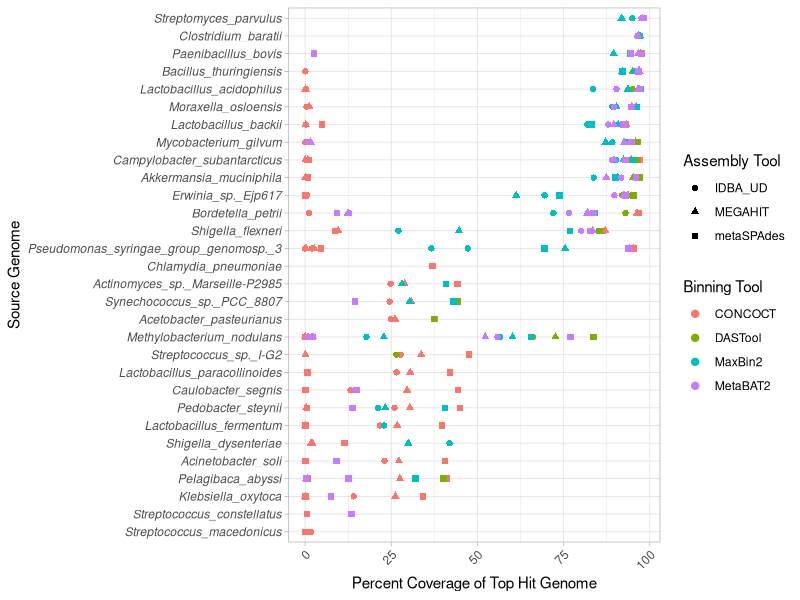
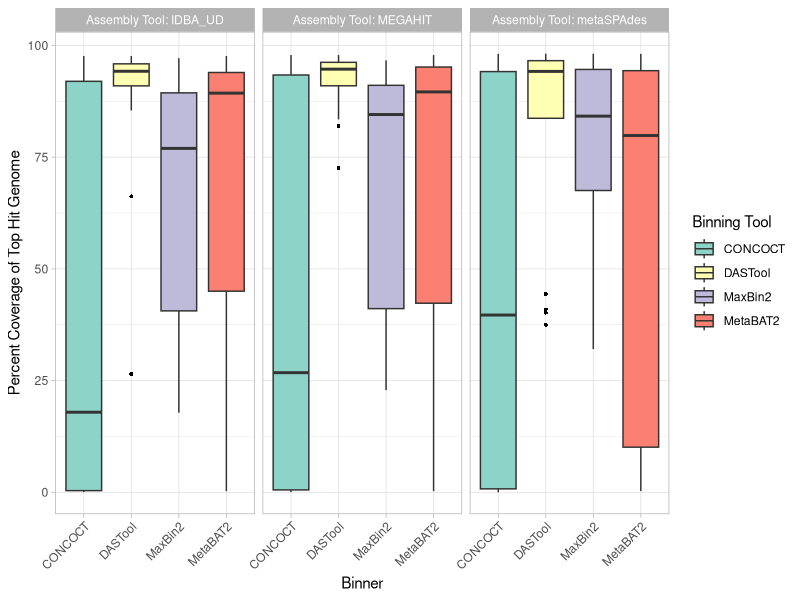
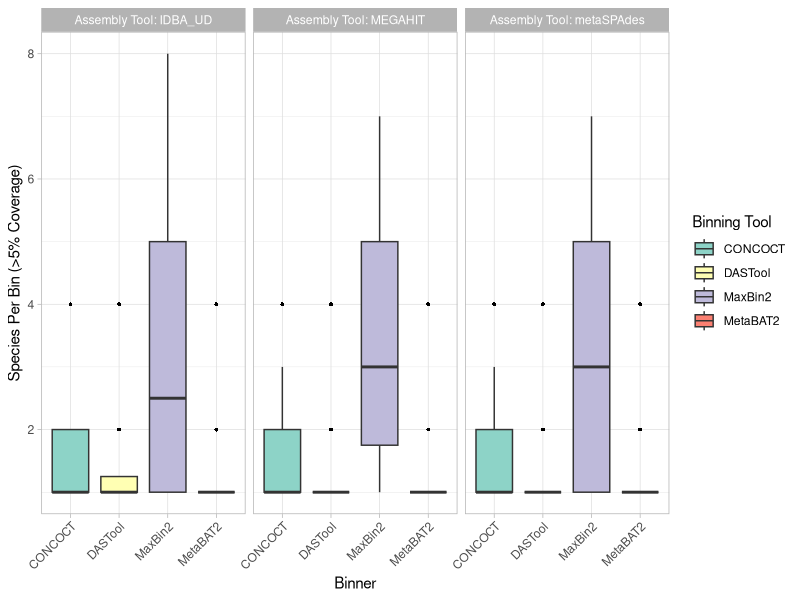
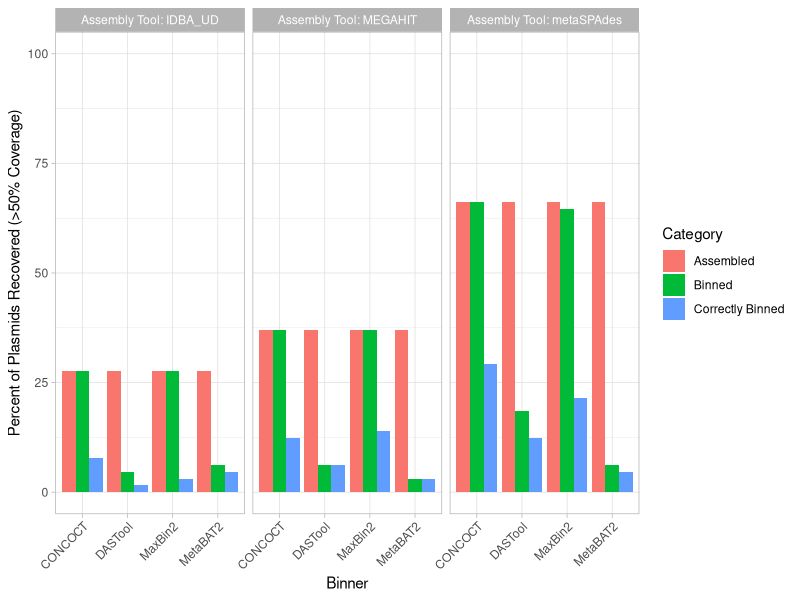
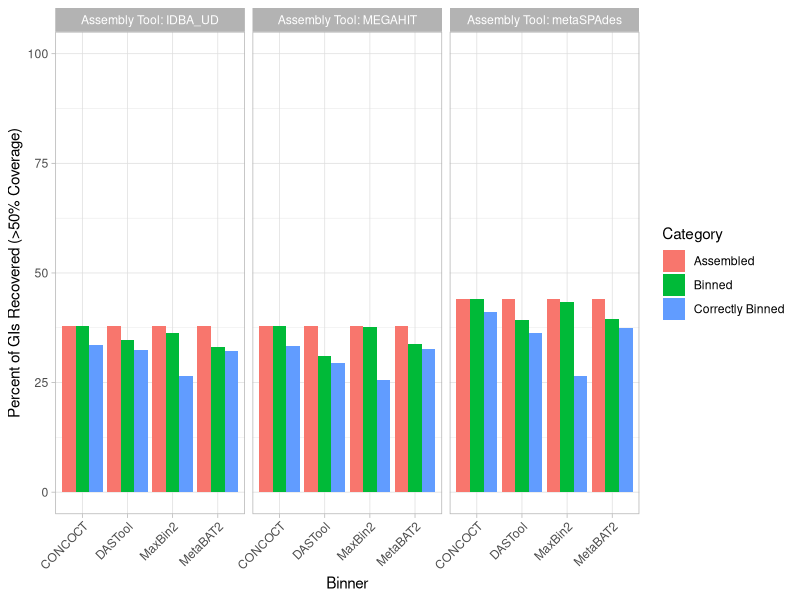
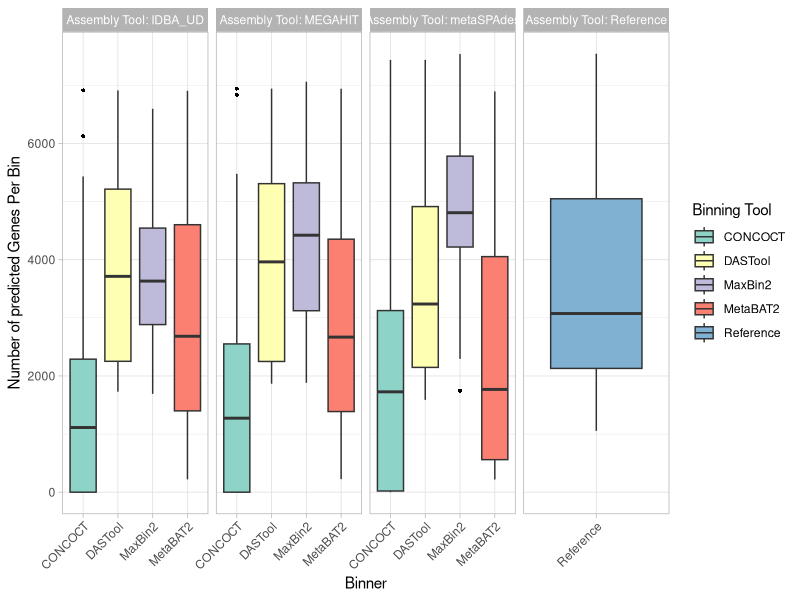
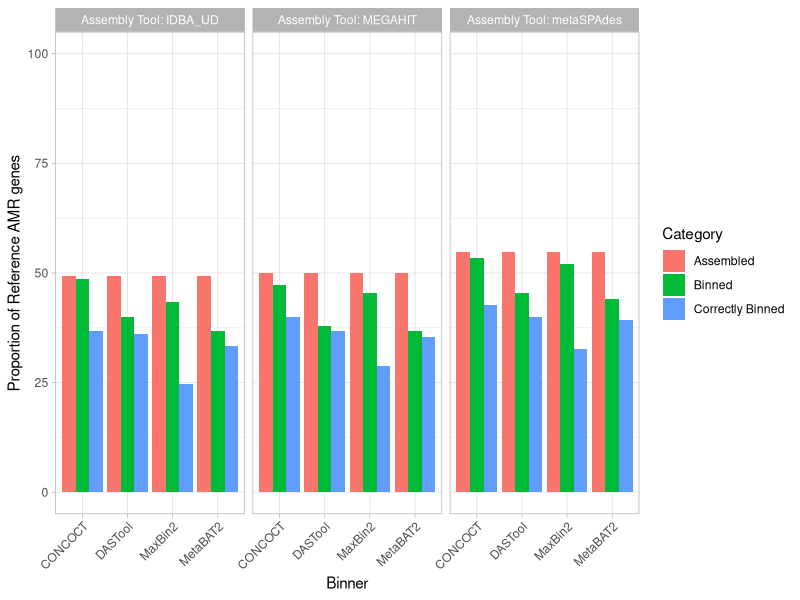
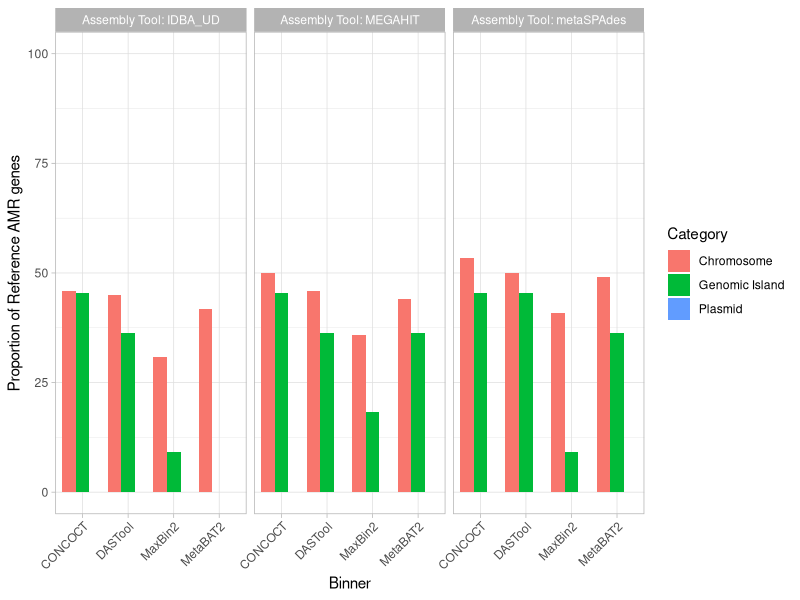

Write the R code that produced these figures, in order.
library(tidyverse)
library(ggplot2)
library(stringr)

#function to correct the capitalization and spelling of tools
correctToolNames<- function(dataframe)
{
  #correct binners
  df <- dataframe %>% 
    mutate(`Binning Tool` = str_replace(`Binning Tool`, "concoct", "CONCOCT"))%>% 
    mutate(`Binning Tool` = str_replace(`Binning Tool`, "dastool", "DASTool"))%>% 
    mutate(`Binning Tool` = str_replace(`Binning Tool`, "maxbin2", "MaxBin2"))%>% 
    mutate(`Binning Tool` = str_replace(`Binning Tool`, "metabat2", "MetaBAT2")) %>% 
    mutate(`Binning Tool` = str_replace(`Binning Tool`, "reference", "Reference"))
  
  df <- df %>% 
    mutate(`Assembly Tool` = str_replace(`Assembly Tool`, "idba_ud", "IDBA_UD"))%>% 
    mutate(`Assembly Tool` = str_replace(`Assembly Tool`, "megahit", "MEGAHIT"))%>% 
    mutate(`Assembly Tool` = str_replace(`Assembly Tool`, "metaspades", "metaSPAdes")) %>%
    mutate(`Assembly Tool` = str_replace(`Assembly Tool`, "reference", "Reference"))
  
  return(df)
}

#condensed function to draw bar plots to keep themes consistent
BuildBarPlot <- function(ggplotObject, fileName, colorSet = 1)
{
  if (colorSet == 1) {
    colors <- c("#3274a1", "#e1812c", "#3a923a")
  } else {
    colors <- c("#91bfdb", "#abdda4", "#fc8d59")
  }
  
  p <- ggplotObject +
    facet_grid(.~`Assembly Tool`, labeller = label_both) +
    geom_bar(stat = "identity", position = position_dodge(width = 0.9))+
    ylim(0,100)+
    theme_light() +
    theme(axis.text.x = element_text(angle=45, hjust=1)) 
    scale_fill_manual(values=colors)
  ggsave(fileName, plot = p, device = "png", width = 9, height = 4)
}

#condensed function to draw box plots to keep themes consistent
BuildBoxPlot <- function(ggplotObject, fileName)
{
  p <- ggplotObject +
    geom_boxplot(outlier.colour = 'black', outlier.shape = 16, outlier.size=1, notch = FALSE) +
    facet_grid(.~`Assembly Tool`, labeller = label_both, scales="free") +
    theme_light() +
    theme(axis.text.x = element_text(angle=45, hjust=1)) +
    scale_fill_brewer(palette="Set3")
  ggsave(fileName, plot = p, device = "png", width = 9, height = 4)
}

#condensed function to draw point plots to keep themes consistent
BuildPointPlot<- function(ggplotObject, fileName)
{
  p<- ggplotObject +
    geom_point(aes(shape = `Assembly Tool`, color = `Binning Tool`), size = 1.5, stroke=1) +
    coord_flip() +
    theme_light() +
    theme(axis.text.x = element_text(angle=45, hjust=1))+
    theme(axis.text.y = element_text(face="italic"))
  ggsave(fileName, plot = p, device = "png", width = 9, height = 4)
}

BuildLinePlot<- function(ggplotObject, fileName)
{
  p <- ggplotObject +
    geom_line(aes(color=Group))+
    geom_point(aes(color=Group)) +
    facet_grid(`Binning Tool`~`Assembly Tool`) +
    ylim(0,100)+
    theme_light() +
    theme(axis.text.x = element_text(angle=45, hjust=1))
  ggsave(fileName, plot = p, device = "png", width = 9, height = 7)
}


#read in all the tsv files corresponding to each figure
topHitsPerBinData <- read_csv("./data/top_hits_per_bin.csv", col_names = TRUE) %>% select("species","binner","assembly","coverage") %>% 
  `colnames<-` (c("Species","Binning Tool","Assembly Tool","Coverage")) %>% correctToolNames() %>% group_by(Species) %>%
  mutate(Average = mean(Coverage)) %>% ungroup() %>% mutate(Species=fct_reorder(Species, Average)) #add an average column to reorder the species to highest coverage to lowest

binCoverageData <- read_csv("./data/top_hits_per_bin.csv", col_names = TRUE) %>% select("binner","assembly","coverage")%>% 
`colnames<-`(c("Binning Tool","Assembly Tool","Coverage")) %>% correctToolNames()

binPurityData <- read_csv("./data/purity.csv", col_names = TRUE) %>% select("binner","assembly","species")%>% 
  `colnames<-`(c("Binning Tool","Assembly Tool","Num_Species")) %>% correctToolNames()

plasmidRecoveryData <- read_csv("./data/plasmids.csv", col_names = TRUE) %>% select("binner","assembly","Category","% of Plasmids (>50% coverage)")%>% 
  `colnames<-`(c("Binning Tool","Assembly Tool","Category","Percent")) %>% correctToolNames()

giRecoveryData <- read_csv("./data/gi_data.csv", col_names = TRUE) %>% select("binner","assembly","Category","% of GIs (>50% Coverage)")%>% 
  `colnames<-`(c("Binning Tool","Assembly Tool","Category","Percent")) %>% correctToolNames()

predictedGenesData <- read_csv("./data/geneCounts.csv", col_names = c("bin", "count", "type","binner","assembler")) %>% 
  `colnames<-`(c("Bin", "Count", "Type", "Binning Tool","Assembly Tool")) %>% correctToolNames() %>%
  filter(!grepl('unbinned', Bin)) #remove unbinned rows

amrRecoveryData <- read_tsv("./data/amrRecoveryData.tsv", col_names = TRUE)%>% 
  `colnames<-`(c("Binning Tool","Assembly Tool", "Absolute", "Relative", "Category")) %>% correctToolNames()

amrLocalizationRecoveryData <- read_tsv("./data/amrLocalizationRecoveryData.tsv", col_names = TRUE)%>% 
  `colnames<-`(c("Binning Tool","Assembly Tool", "Absolute", "Relative", "Category")) %>% correctToolNames()

vfRecoveryData <- read_tsv("./data/vfRecovery.tsv", col_names = TRUE)%>% 
  `colnames<-`(c("Binning Tool","Assembly Tool", "Absolute", "Relative", "Category")) %>% correctToolNames()

vfLocalizationRecoveryData <- read_tsv("./data/vfLocalizationRecovery.tsv", col_names = TRUE) %>% 
  `colnames<-`(c("Binning Tool","Assembly Tool", "Absolute", "Relative", "Category")) %>% correctToolNames()

rateOfLossData <- read_tsv("./data/rateOfLoss.tsv", col_names = TRUE) %>% 
  `colnames<-`(c("Binning Tool","Assembly Tool", "Category", "Relative", "Group")) %>% correctToolNames()

#draw the plots from data
topHitsPerBinPlot <- (ggplot(topHitsPerBinData, aes(x=Species, y=Coverage)) + ylab("Percent Coverage of Top Hit Genome") + xlab(("Source Genome"))) %>% 
  BuildPointPlot("top_hits_per_bin.png")

binCoveragePlot <- (ggplot(binCoverageData, aes(x=`Binning Tool`, y=Coverage, fill = `Binning Tool`)) + ylab("Percent Coverage of Top Hit Genome") + xlab("Binner")) %>% 
  BuildBoxPlot("bin_coverage.png")

binPurityPlot <- (ggplot(binPurityData, aes(x=`Binning Tool`, y=Num_Species, fill = `Binning Tool`)) + ylab("Species Per Bin (>5% Coverage)") + xlab("Binner")) %>%
  BuildBoxPlot("bin_purity.png")

plasmidRecoveryPlot <- (ggplot(plasmidRecoveryData, aes(x=`Binning Tool`, y=Percent, fill=Category)) + ylab("Percent of Plasmids Recovered (>50% Coverage)") + xlab("Binner")) %>% 
  BuildBarPlot("plasmid_recovery.png")

giRecoveryPlot <- (ggplot(giRecoveryData, aes(x=`Binning Tool`, y=Percent, fill=Category)) + ylab("Percent of GIs Recovered (>50% Coverage)") + xlab("Binner")) %>% 
  BuildBarPlot("GI_recovery.png")

predictedGenesPlot <- (ggplot(predictedGenesData, aes(x=`Binning Tool`, y=Count, fill=`Binning Tool`)) + ylab("Number of predicted Genes Per Bin") + xlab("Binner")) %>% 
  BuildBoxPlot("number_of_predicted_genes.png")

amrRecoveryPlot <- (ggplot(amrRecoveryData, aes(x=`Binning Tool`, y=Relative, fill=Category)) + ylab("Proportion of Reference AMR genes") + xlab("Binner")) %>% 
  BuildBarPlot("amr_recovery.png")

amrLocalizationRecoveryPlot <- (ggplot(amrLocalizationRecoveryData, aes(x=`Binning Tool`, y=Relative, fill=Category)) + ylab("Proportion of Reference AMR genes") + xlab("Binner")) %>% 
  BuildBarPlot("amr_localization_recovery.png",2)

vfRecoveryPlot <- (ggplot(vfRecoveryData, aes(x=`Binning Tool`, y=Relative, fill=Category)) + ylab("Proportion of Reference VF genes") + xlab("Binner")) %>% 
  BuildBarPlot("vf_recovery.png")

vfLocalizationRecoveryPlot <- (ggplot(vfLocalizationRecoveryData, aes(x=`Binning Tool`, y=Relative, fill=Category)) + ylab("Proportion of Reference VF Genes") + xlab("Binner")) %>% 
  BuildBarPlot("vf_localization_recovery.png",2)

rateOfLostPlot <- (ggplot(rateOfLossData, aes(x=Category, y=Relative, group=Group)) + ylab("Percent Recovery") + xlab("Stage")) %>%
  BuildLinePlot("rate_of_loss.png")
